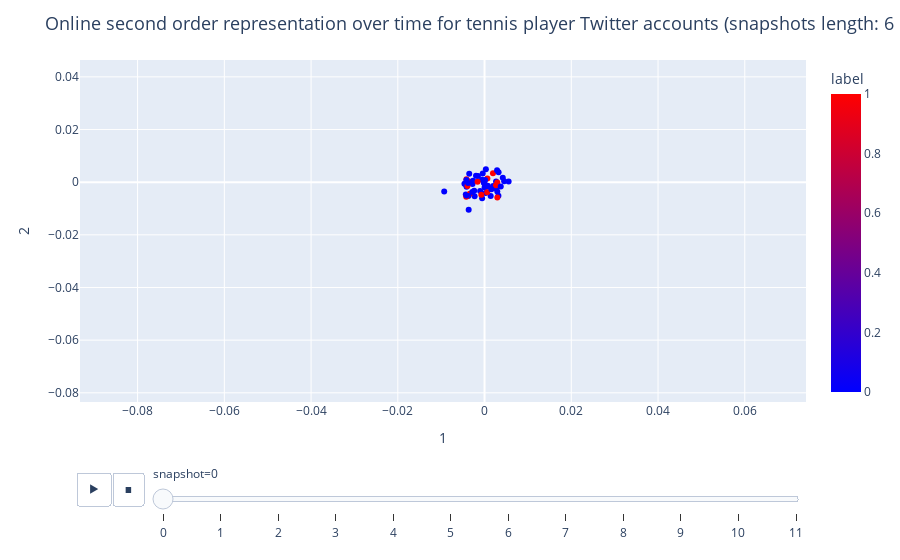

The code cell stored with this chart in its notebook:
### Code cell
fig_so

### Figure 1 — Plotly figure (JSON) as saved in the notebook; plotly's stock layout.template omitted (floating-point values rounded to 4 significant figures)
{"data": [{"hovertemplate": "<b>%{hovertext}</b><br><br>snapshot=0<br>1=%{x}<br>2=%{y}<br>label=%{marker.color}<extra></extra>", "hovertext": ["Svetlana Kuznetsova<br>2017-05-28<br>Women's Singles - Round 1<br>Suzanne-Lenglen Court<br>Match id: 2", "Philipp Kohlschreiber<br>2017-05-28", "Paul-Henri Mathieu<br>2017-05-28", "Nick Kyrgios<br>2017-05-28", "Garbiñe Muguruza<br>2017-05-28", "Federico Delbonis<br>2017-05-28", "Feliciano Lopez<br>2017-05-28", "Juan Martin Del Potro<br>2017-05-28", "Henri Leconte<br>2017-05-28", "Andy Murray<br>2017-05-28", "Horacio Zeballos<br>2017-05-28<br>Men's Singles - Round 1<br>Suzanne-Lenglen Court<br>Match id: 1", "Tomas Berdych<br>2017-05-28", "Marion Bartoli<br>2017-05-28", "Madison Keys<br>2017-05-28", "David Goffin<br>2017-05-28", "Pablo Cuevas<br>2017-05-28", "Guido Pella<br>2017-05-28", "Jack Sock<br>2017-05-28", "Dominic Thiem<br>2017-05-28<br>Men's Singles - Round 1<br>Suzanne-Lenglen Court<br>Match id: 3", "Samantha Stosur<br>2017-05-28", "Timea Bacsinszky<br>2017-05-28<br>Women's Singles - Round 1<br>Court 17<br>Match id: 1", "Novak Djokovic<br>2017-05-28", "Simona Halep<br>2017-05-28", "Agnieszka Radwanska<br>2017-05-28", "Nicolas Jarry<br>2017-05-28", "Francesca Schiavone<br>2017-05-28", "Elina Svitolina<br>2017-05-28", "Jo-Wilfried Tsonga<br>2017-05-28", "Karolina Pliskova<br>2017-05-28", "Coco Vandeweghe<br>2017-05-28", "Rafael Nadal<br>2017-05-28", "Stefanos Tsitsipas<br>2017-05-28<br>Men's Singles - Round 1<br>Court 3<br>Match id: 2", "Andre Sa<br>2017-05-28", "Milos Raonic<br>2017-05-28", "Roberta Vinci<br>2017-05-28<br>Women's Singles - Round 1<br>Court 2<br>Match id: 1", "Andrey Rublev<br>2017-05-28", "Richard Gasquet<br>2017-05-28", "Angelique Kerber<br>2017-05-28<br>Women's Singles - Round 1<br>Philippe-Chatrier Court<br>Match id: 2", "Grigor Dimitrov<br>2017-05-28<br>Men's Singles - Round 1<br>Philippe-Chatrier Court<br>Match id: 3", "David Ferrer<br>2017-05-28", "Martina Navratilova<br>2017-05-28", "Venus Williams<br>2017-05-28<br>Women's Singles - Round 1<br>Suzanne-Lenglen Court<br>Match id: 4", "Eugenie Bouchard<br>2017-05-28", "Petra Kvitova<br>2017-05-28<br>Women's Singles - Round 1<br>Philippe-Chatrier Court<br>Match id: 1", "Conchita Martinez<br>2017-05-28", "Johanna Konta<br>2017-05-28", "Lucas Pouille<br>2017-05-28<br>Men's Singles - Round 1<br>Philippe-Chatrier Court<br>Match id: 4", "Stan Wawrinka<br>2017-05-28", "Alex Corretja<br>2017-05-28", "Santiago Gonzalez<br>2017-05-28", "Amanda Anisimova<br>2017-05-28<br>Women's Singles - Round 1<br>Court 6<br>Match id: 3", "Kristina Mladenovic<br>2017-05-28", "Monica Puig<br>2017-05-28<br>Women's Singles - Round 1<br>Court 2<br>Match id: 1", "Daria Gavrilova<br>2017-05-28", "Sania Mirza<br>2017-05-28", "Kei Nishikori<br>2017-05-28", "Caroline Wozniacki<br>2017-05-28"], "ids": [102652835, 104294006, 1044227084, 1110553549, 118779247, 134906432, 138358313, 139556944, 14056125, 14123683, 146613488, 1484787162, 1490817636, 1601451361, 1612711830, 162187399, 174876254, 186668655, 2223114825, 2455053222, 2498274386, 259925559, 2602158362, 275115103, 2847445620, 2913792699, 295610884, 297380894, 2997502061, 340548756, 344634424, 348332740, 351625171, 35441526, 410232624, 446304475, 459954236, 481461757, 48348735, 485511296, 506429053, 50725573, 52818366, 533202479, 57165979, 594029345, 632089798, 65187067, 726543308, 74361297, 826220690441437200, 830685463, 847389421, 850660369, 87174678, 87769890, 94166168], "legendgroup": "", "marker": {"color": [1, 0, 0, 0, 0, 0, 0, 0, 0, 0, 1, 0, 0, 0, 0, 0, 0, 0, 1, 0, 1, 0, 0, 0, 0, 0, 0, 0, 0, 0, 0, 1, 0, 0, 1, 0, 0, 1, 1, 0, 0, 1, 0, 1, 0, 0, 1, 0, 0, 0, 1, 0, 1, 0, 0, 0, 0], "coloraxis": "coloraxis", "symbol": "circle"}, "mode": "markers", "name": "", "orientation": "v", "showlegend": false, "type": "scatter", "x": [0.0006464, -0.004637, 0.004206, -0.0005579, 0.001987, 0.002654, 0.0032, -0.0006031, -0.002384, -0.002294, -0.003688, -0.001524, -0.004325, 0.000305, 7.81e-06, -0.0001729, 0.0007303, 0.001836, 0.001941, 0.00264, -0.003402, -0.003533, -0.002656, 0.002888, -0.002773, 0.0001232, -0.00415, 0.001415, 0.004526, 8.247e-06, -0.004345, -0.001608, -0.001971, -0.0093, 0.002946, 0.002932, -0.003727, -0.004177, 0.002948, 0.0007249, 0.0002354, -0.004222, -0.00366, 0.0006066, -0.004184, -0.002825, -0.003942, 0.005547, -0.001016, -0.003807, 0.002635, 0.001568, -0.0007492, 0.003234, 0.003731, -0.004185, -0.0004224], "xaxis": "x", "y": [0.001376, -0.0005894, 0.001664, -0.006074, -0.001485, 0.0002408, -0.005165, 0.0009518, -0.003225, -0.005355, 0.0003337, 0.002359, -0.004634, 0.004925, -0.0005931, -0.0002411, -0.00177, -0.002271, 0.003354, -0.002306, -0.004441, 0.003165, 0.0005479, 0.004549, -0.0006518, 0.0008396, -0.001726, -0.005289, 0.0003161, -0.002049, -0.0007526, 0.0001517, 0.002427, -0.003497, -0.0001494, -0.003545, -0.00522, 0.001111, -0.005848, -0.001322, -0.004098, -0.005541, -0.01043, -0.003838, 0.0008061, -0.003762, -0.001488, 0.000243, -0.003397, -0.0003532, -0.001135, -0.002714, -0.004745, 0.003783, -0.001642, -0.005015, 0.003261], "yaxis": "y"}], "layout": {"coloraxis": {"colorbar": {"title": {"text": "label"}}, "colorscale": [[0, "rgb(0,0,255)"], [1, "rgb(255,0,0)"]]}, "legend": {"tracegroupgap": 0}, "margin": {"t": 60}, "showlegend": false, "sliders": [{"active": 0, "currentvalue": {"prefix": "snapshot="}, "len": 0.9, "pad": {"b": 10, "t": 60}, "steps": [{"args": [["0"], {"frame": {"duration": 0, "redraw": false}, "fromcurrent": true, "mode": "immediate", "transition": {"duration": 0, "easing": "linear"}}], "label": "0", "method": "animate"}, {"args": [["1"], {"frame": {"duration": 0, "redraw": false}, "fromcurrent": true, "mode": "immediate", "transition": {"duration": 0, "easing": "linear"}}], "label": "1", "method": "animate"}, {"args": [["2"], {"frame": {"duration": 0, "redraw": false}, "fromcurrent": true, "mode": "immediate", "transition": {"duration": 0, "easing": "linear"}}], "label": "2", "method": "animate"}, {"args": [["3"], {"frame": {"duration": 0, "redraw": false}, "fromcurrent": true, "mode": "immediate", "transition": {"duration": 0, "easing": "linear"}}], "label": "3", "method": "animate"}, {"args": [["4"], {"frame": {"duration": 0, "redraw": false}, "fromcurrent": true, "mode": "immediate", "transition": {"duration": 0, "easing": "linear"}}], "label": "4", "method": "animate"}, {"args": [["5"], {"frame": {"duration": 0, "redraw": false}, "fromcurrent": true, "mode": "immediate", "transition": {"duration": 0, "easing": "linear"}}], "label": "5", "method": "animate"}, {"args": [["6"], {"frame": {"duration": 0, "redraw": false}, "fromcurrent": true, "mode": "immediate", "transition": {"duration": 0, "easing": "linear"}}], "label": "6", "method": "animate"}, {"args": [["7"], {"frame": {"duration": 0, "redraw": false}, "fromcurrent": true, "mode": "immediate", "transition": {"duration": 0, "easing": "linear"}}], "label": "7", "method": "animate"}, {"args": [["8"], {"frame": {"duration": 0, "redraw": false}, "fromcurrent": true, "mode": "immediate", "transition": {"duration": 0, "easing": "linear"}}], "label": "8", "method": "animate"}, {"args": [["9"], {"frame": {"duration": 0, "redraw": false}, "fromcurrent": true, "mode": "immediate", "transition": {"duration": 0, "easing": "linear"}}], "label": "9", "method": "animate"}, {"args": [["10"], {"frame": {"duration": 0, "redraw": false}, "fromcurrent": true, "mode": "immediate", "transition": {"duration": 0, "easing": "linear"}}], "label": "10", "method": "animate"}, {"args": [["11"], {"frame": {"duration": 0, "redraw": false}, "fromcurrent": true, "mode": "immediate", "transition": {"duration": 0, "easing": "linear"}}], "label": "11", "method": "animate"}], "x": 0.1, "xanchor": "left", "y": 0, "yanchor": "top"}], "title": {"font": {"size": 18}, "text": "Online second order representation over time for tennis player Twitter accounts (snapshots length: 6 hours)"}, "updatemenus": [{"buttons": [{"args": [null, {"frame": {"duration": 1000, "redraw": false}, "fromcurrent": true, "mode": "immediate", "transition": {"duration": 500, "easing": "linear"}}], "label": "&#9654;", "method": "animate"}, {"args": [[null], {"frame": {"duration": 0, "redraw": false}, "fromcurrent": true, "mode": "immediate", "transition": {"duration": 0, "easing": "linear"}}], "label": "&#9724;", "method": "animate"}], "direction": "left", "pad": {"r": 10, "t": 70}, "showactive": false, "type": "buttons", "x": 0.1, "xanchor": "right", "y": 0, "yanchor": "top"}], "xaxis": {"anchor": "y", "domain": [0, 1], "range": [-0.09328, 0.07412], "title": {"text": "1"}}, "yaxis": {"anchor": "x", "domain": [0, 1], "range": [-0.0835, 0.04641], "title": {"text": "2"}}}}
